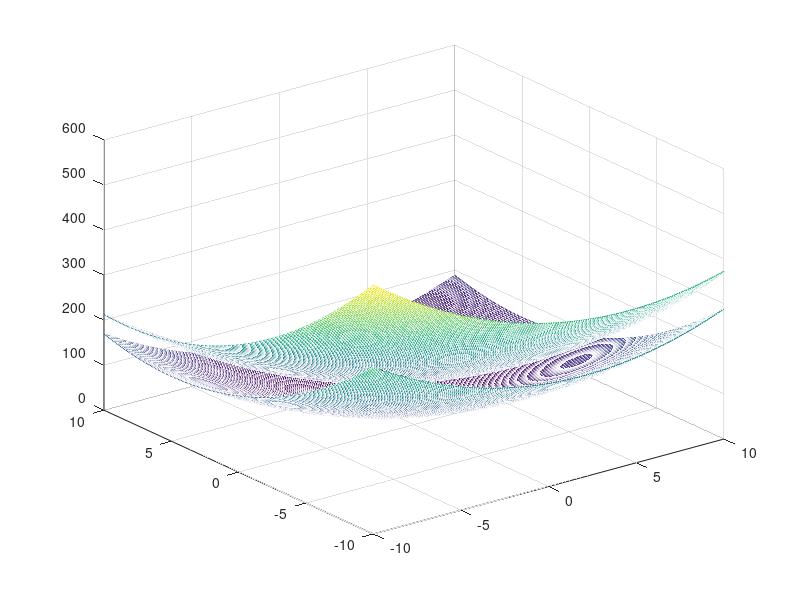

Write MATLAB code to recreate this figure.
close all;
clc;
clear

% zfun1 = @(x1,x2) (x1-0.75).^2 + (x2-2).^2;
% zfun2 = @(x1,x2) (x1-2.5).^2 + (x2-1.5).^2;


zfun1 = @(x1,x2) (x1-2).^2 + (x2-5).^2;
zfun2 = @(x1,x2) (x1-4.5).^2 + (x2-8.5).^2;

% zhandle = fcontour(zfun1)

[x,y] = meshgrid(-10:0.1:10,-10:0.1:10);

z1 = zfun1(x,y);
z2 = zfun2(x,y);

% contour(x,y,z1, [0:3:100])
% hold on
% contour(x,y,z2,[0:3:100])
% grid on

mesh(x,y,z1)
hold on
mesh(x,y,z2)

